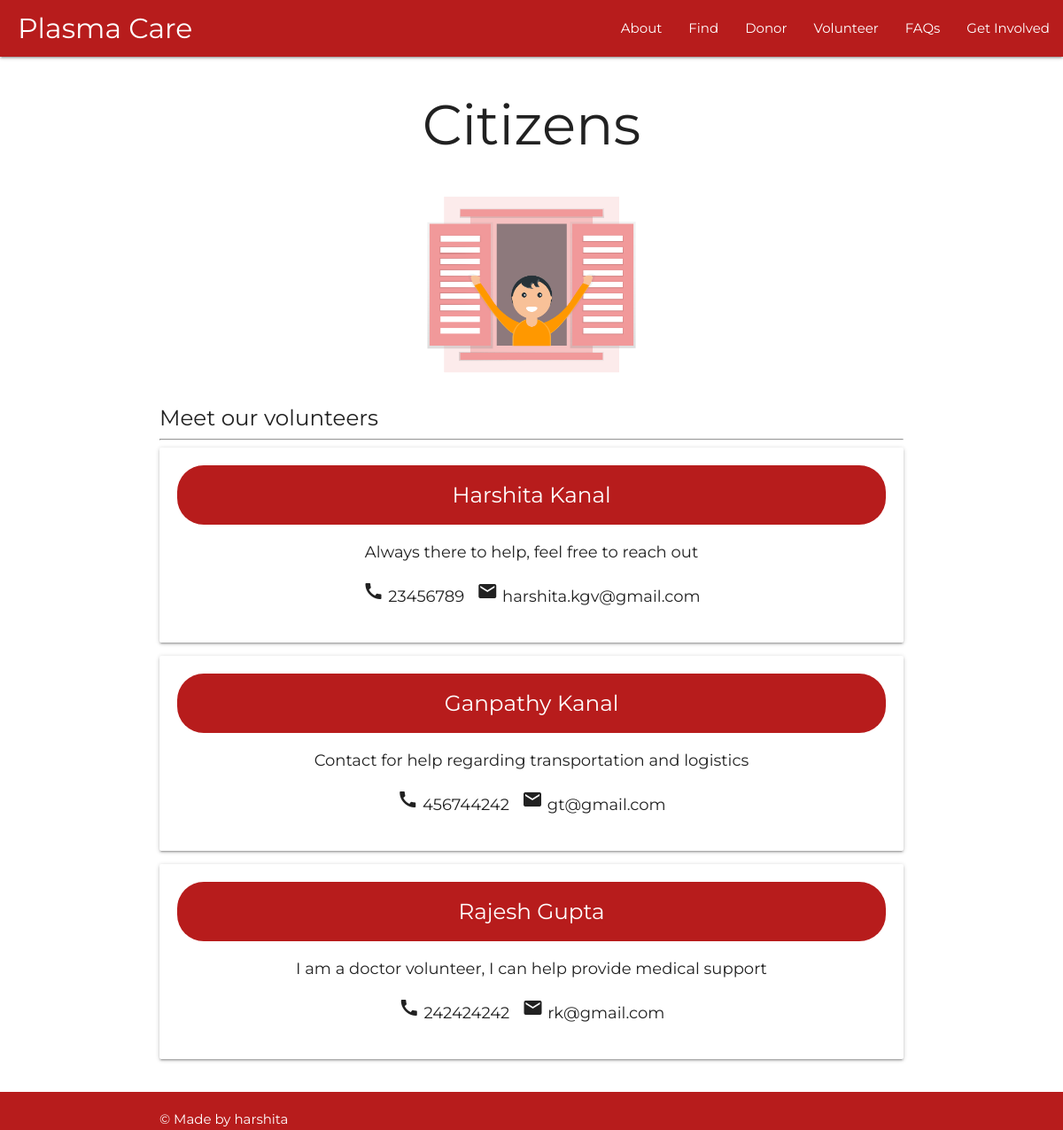
/citizen/, run on the app's committed database.
### plasma/models.py (models this page shows, shortened)
class Volunteer(models.Model):
    name = models.CharField(max_length = 200, null = False)
    phone = models.CharField(max_length = 200)
    email = models.CharField(max_length = 200)
    description = models.CharField(max_length = 300, null = True)
    date_joined = models.DateTimeField(auto_now_add= True)

### plasma/views.py (the view)
# urls.py: path('citizen/', views.citizen, name = 'citizen'),
def citizen(request):
    volunteer = Volunteer.objects.all()
    return render(request, 'plasma/citizen.html', {'volunteer': volunteer})

### plasma/templates/plasma/citizen.html
 {% extends 'plasma/main.html' %}
 {% load static %}
{% block content %}
 <link rel = "stylesheet" href = "{% static '/css/citizen.css' %}">
<div class = "container">
    <h1>Citizens</h1>
  <div class = "align-img">
     <img class="responsive-img" height = "300px" width = "300px" src="{% static 'images/volunteer.png' %}">
  </div>
    <h5> Meet our volunteers </h5>
    <hr>
    {% for volunteer in volunteer %}
    <div class = "card">
        <div class = "render">
           <h5 class = "red darken-4 head"> {{volunteer.name}} </h5>
           <p> {{volunteer.description}} </p>
           <p><i class="material-icons">call</i> {{volunteer.phone}} &nbsp; <i class="material-icons">email</i> {{volunteer.email}}  </p>
        </div>
    </div>
    {% endfor %}
<br>
</div>
{% endblock content %}

### static/css/main.css (style rules this page uses)
body { font-family: 'Montserrat', sans-serif; display: flex; min-height: 100vh; flex-direction: column; }
.align-img { text-align: center; }
h1 { text-align: center; }

### static/css/citizen.css (style rules this page uses)
.render { padding: 20px; text-align: center; font-size: large; }
.head { color: white; margin: 0px; padding: 20px; border-radius: 30px; }

### data on the page
Volunteer: name "Harshita Kanal", description "Always there to help, feel free to reach out", phone "23456789", email "harshita.kgv@gmail.com"
Volunteer: name "Ganpathy Kanal", description "Contact for help regarding transportation and logistics", phone "456744242", email "gt@gmail.com"
Volunteer: name "Rajesh Gupta", description "I am a doctor volunteer, I can help provide medical support", phone "242424242", email "rk@gmail.com"
